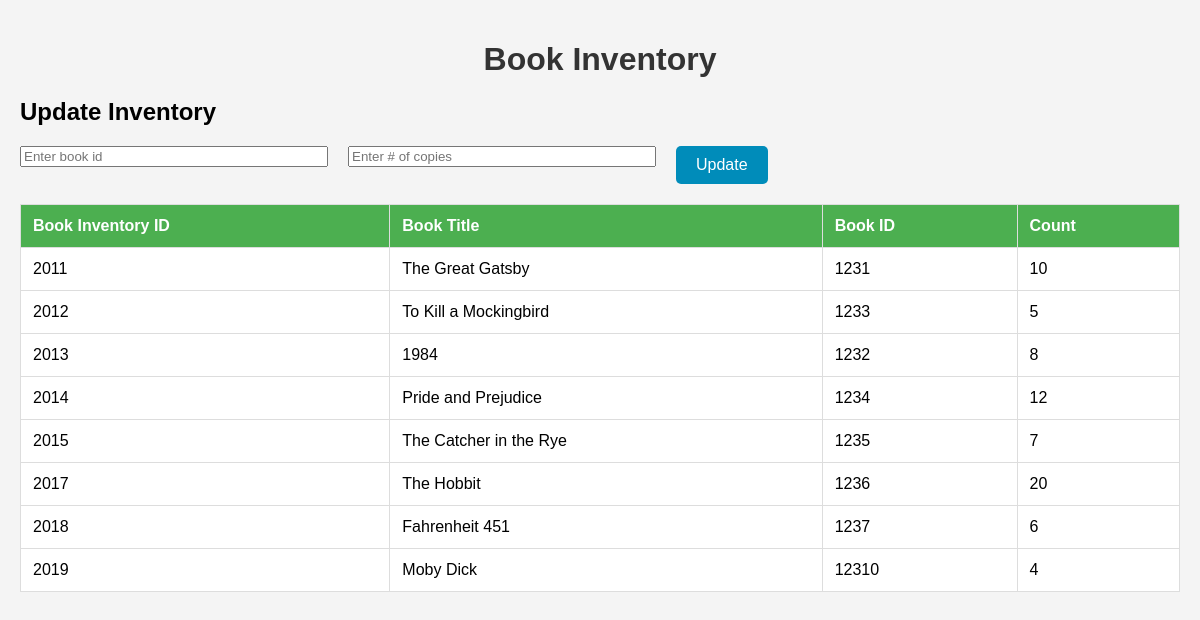
Page /inventory on the committed database.
### tables this page shows
CREATE TABLE INVENTORY(
	inventory_book_code integer NOT NULL primary key, -- a code to  serve as primary key
	book_title varchar(30), -- title of the book that was inventoried
	book_code integer, 
	item_count integer -- count of the book available
);

### app.py (the view)
@app.route('/inventory',  methods=['GET', 'POST'])
def inventory():
    conn = sqlite3.connect('book_store_database.db')
    if request.method == 'POST':
        book_code = request.form.get('book_code')
        quantity = request.form.get('quantity')
        if book_code and quantity:  # Check if the search value is not empty
            conn.execute('UPDATE INVENTORY SET item_count = ? WHERE book_code = ?;', (quantity, book_code)).fetchall()
            conn.commit()
    inventory_items = conn.execute('SELECT * FROM INVENTORY;').fetchall()
    conn.close()
    return render_template('inventory.html', inventory=inventory_items)

### templates/inventory.html (shortened to what this page needs)
<!DOCTYPE html>
<html lang="en">
<head>
</head>
<body>
    <h1>Book Inventory</h1>
    <h2>Update Inventory</h2>
    <form method="POST" style="display: flex; flex-wrap: wrap; gap: 20px;">
        <div style="display: flex; flex-direction: column;">
            <input type="text" name="book_code" placeholder="Enter book id" style="width: 300px;"/>
        </div>
        <div style="display: flex; flex-direction: column;">
            <input type="text" name="quantity" placeholder="Enter # of copies" style="width: 300px;"/>
        </div>
        <div style="display: flex; flex-direction: column;">
            <button type="submit">Update</button>
        </div>
    </form>
    <table>
        <thead>
            <tr>
                <th>Book Inventory ID</th>
                <th>Book Title</th>
                <th>Book ID</th>
                <th>Count</th>
            </tr>
        </thead>
        <tbody>
            {% for item in inventory %}
            <tr>
                <td>{{ item[0] }}</td>
                <td>{{ item[1] }}</td>
                <td>{{ item[2] }}</td>
                <td>{{ item[3] }}</td>
            </tr>
            {% endfor %}
        </tbody>
    </table>
</body>
</html>

### templates/inventory.html (style rules this page uses)
body { font-family: Arial, sans-serif; background-color: #f4f4f4; margin: 0; padding: 20px; }
h1 { text-align: center; color: #333; margin-bottom: 20px; }
table { width: 100%; border-collapse: collapse; margin: 20px 0; background-color: #fff; }
th, td { padding: 12px; text-align: left; border: 1px solid #ddd; }
th { background-color: #4CAF50; color: white; }
button { background-color: #008CBA; color: white; padding: 10px 20px; border: none; border-radius: 5px; cursor: pointer; font-size: 16px; }

### rows in the picture
INVENTORY: inventory_book_code "2011", book_title "The Great Gatsby", book_code "1231", item_count "10"
INVENTORY: inventory_book_code "2012", book_title "To Kill a Mockingbird", book_code "1233", item_count "5"
INVENTORY: inventory_book_code "2013", book_title "1984", book_code "1232", item_count "8"
INVENTORY: inventory_book_code "2014", book_title "Pride and Prejudice", book_code "1234", item_count "12"
INVENTORY: inventory_book_code "2015", book_title "The Catcher in the Rye", book_code "1235", item_count "7"
INVENTORY: inventory_book_code "2017", book_title "The Hobbit", book_code "1236", item_count "20"
INVENTORY: inventory_book_code "2018", book_title "Fahrenheit 451", book_code "1237", item_count "6"
INVENTORY: inventory_book_code "2019", book_title "Moby Dick", book_code "12310", item_count "4"
